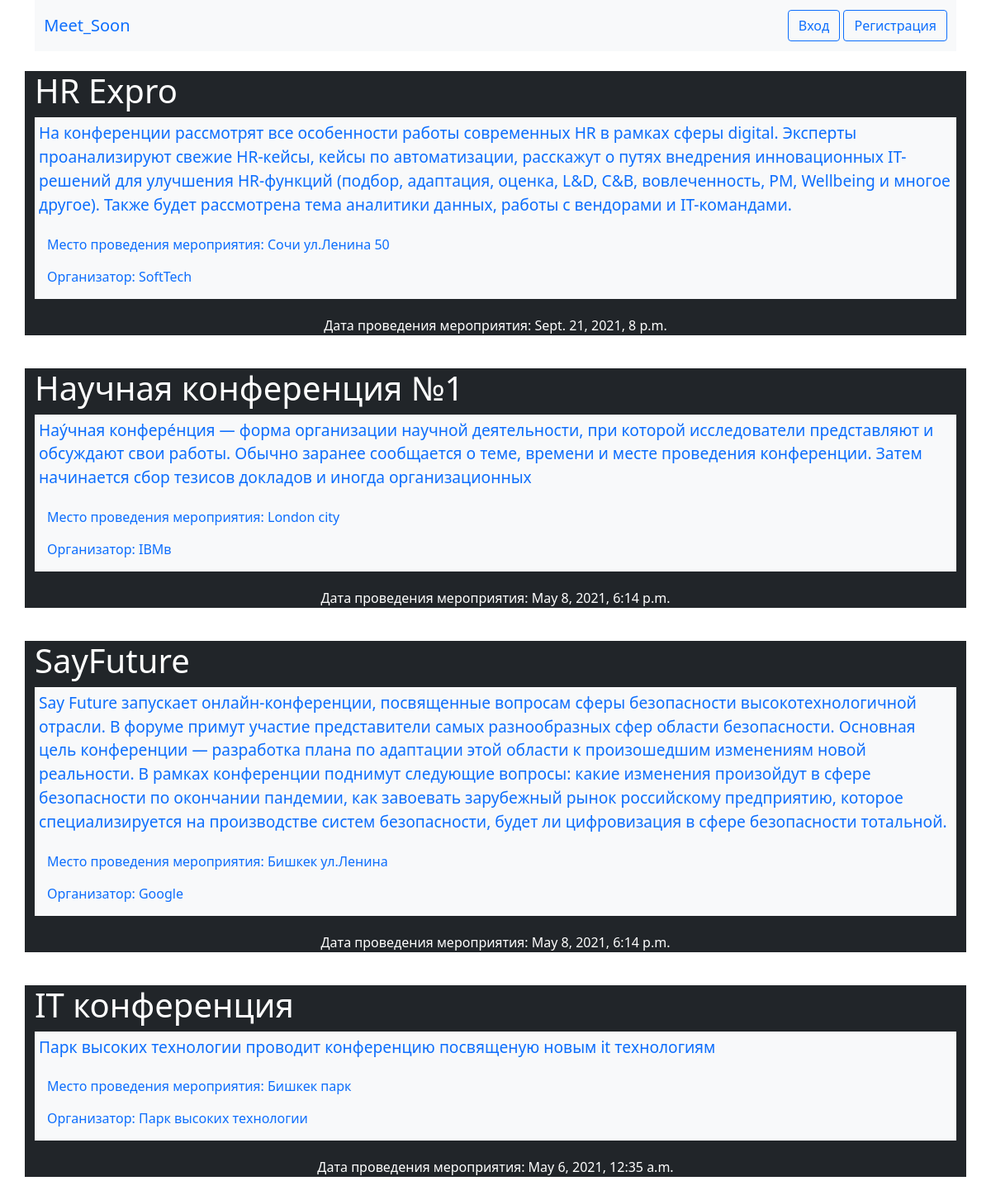
The page / on the database its author committed.
### mainApp/models.py (models this page shows)
class Conference(models.Model):
    admin = models.ForeignKey('auth.User', on_delete=models.CASCADE)
    title = models.CharField('Название конференции', max_length=100)
    organizer = models.CharField('Организатор', max_length=100)
    description = models.TextField('Описание конференции')
    place = models.CharField('Место проведения', max_length=120)
    date = models.DateTimeField('Дата начала')

### mainApp/views.py (the view)
# urls.py: path('', views.home, name='home'),
def home(request):
    conference_list = Conference.objects.order_by('-date')[:99]
    context = {'conference_list': conference_list}
    return render(request, 'mainApp/home.html', context)

### mainApp/templates/mainApp/home.html (shortened to what this page needs)
<!doctype html>
<html lang="en">
<head>
    {% load static %}
    <link rel="stylesheet" type="text/css" href="{% static 'mainApp/home.css' %}">
    <link href="https://cdn.jsdelivr.net/npm/bootstrap@5.0.0-beta3/dist/css/bootstrap.min.css" rel="stylesheet"
>
</head>
<body>
<div class="container ">
    <nav class="navbar navbar-primary bg-light justify-content-between header-block">
        <a class="navbar-brand">Meet_Soon</a>
        <div class="form-inline">
            {% if user.is_authenticated %}
            <a href="{% url 'admin' %}" class="btn btn-outline-primary my-2 my-sm-0">Админ панель</a>
            <a href="{% url 'logout' %}" class="btn btn-outline-primary my-2 my-sm-0">Выход</a>
            {% else %}
            <a href="accounts/login" class="btn btn-outline-primary my-2 my-sm-0">Вход</a>
            <a href="accounts/signup" class="btn btn-outline-primary my-2 my-sm-0">Регистрация</a>
            {% endif %}
        </div>
    </nav>
</div>
<br>
{% for obj in conference_list %}
    <a href="{% url 'reg_conference' obj.id %} ">
    <div class="container bg-dark">
        <h1 class="text-white">{{ obj.title }}</h1>
        <div class="bg-light">
            <p class="description">{{ obj.description }}</p>
            <div class="">
                <p class="place">Место проведения мероприятия: {{ obj.place }}</p>
                <p class="organizer">Организатор: {{ obj.organizer }}</p>
            </div>
        </div>
        <p class="text-center text-white date">Дата проведения мероприятия: {{ obj.date }}</p>
    </div>
    </a>
{% endfor %}
</body>
</html>

### mainApp/static/mainApp/home.css (style rules this page uses)
.description { font-size: 1.2em !important; padding: 5px; }
.header-block { padding: 1% !important; }
.place,.organizer { margin: 0; padding:0 0 15px 15px; }
.date { margin: 20px; margin-bottom: 40px !important; }
a { text-decoration: none !important; }

### rows shown on the page
Conference: title "HR Expro", description "На конференции рассмотрят все особенности работы современных HR в рамках сферы digital. Эксперты проанализируют свежие HR-кейсы, кейсы по автоматизации, расскажут о путях внедрения инновационных IT-решений для улучшения HR-функций (подбор, адаптация, оценка, L&D, С&B, вовлеченность, PM, Wellbeing и многое другое). Также будет рассмотрена тема аналитики данных, работы с вендорами и IT-командами.", place "Сочи ул.Ленина 50", organizer "SoftTech", date "Sept. 21, 2021, 8 p.m."
Conference: title "Научная конференция №1", description "Нау́чная конфере́нция — форма организации научной деятельности, при которой исследователи представляют и обсуждают свои работы. Обычно заранее сообщается о теме, времени и месте проведения конференции. Затем начинается сбор тезисов докладов и иногда организационных", place "London city", organizer "IBMв", date "May 8, 2021, 6:14 p.m."
Conference: title "SayFuture", description "Say Future запускает онлайн-конференции, посвященные вопросам сферы безопасности высокотехнологичной отрасли. В форуме примут участие представители самых разнообразных сфер области безопасности. Основная цель конференции — разработка плана по адаптации этой области к произошедшим изменениям новой реальности. В рамках конференции поднимут следующие вопросы: какие изменения произойдут в сфере безопасности по окончании пандемии, как завоевать зарубежный рынок российскому предприятию, которое специализируется на производстве систем безопасности, будет ли цифровизация в сфере безопасности тотальной.", place "Бишкек ул.Ленина", organizer "Google", date "May 8, 2021, 6:14 p.m."
Conference: title "IT конференция", description "Парк высоких технологии проводит конференцию посвященую новым it технологиям", place "Бишкек парк", organizer "Парк высоких технологии", date "May 6, 2021, 12:35 a.m."
